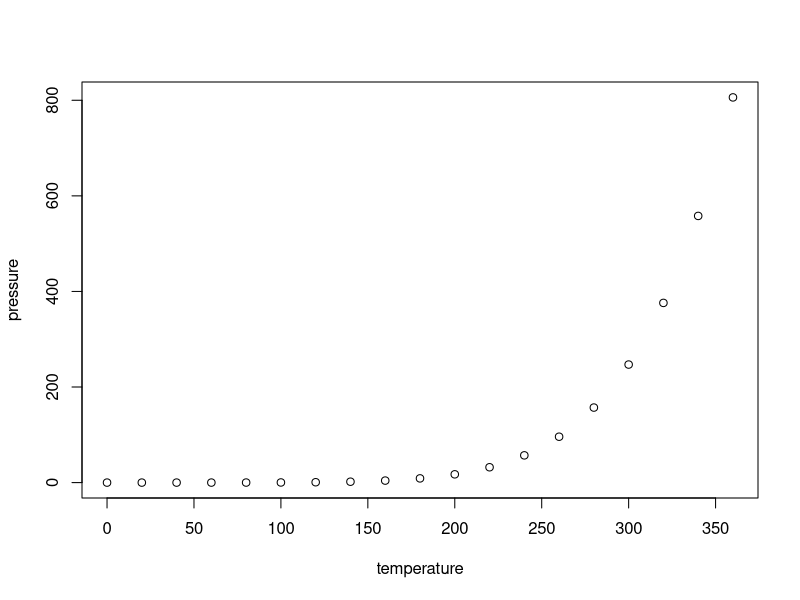
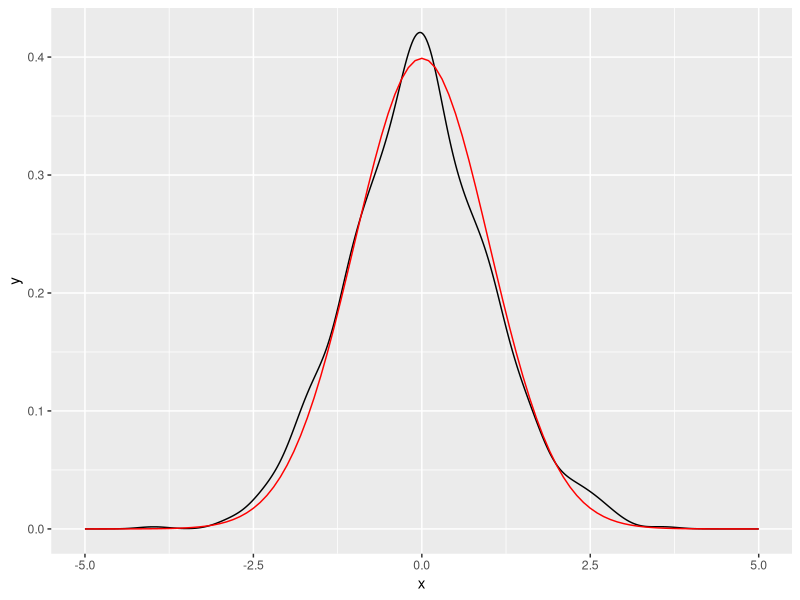

Write R code to recreate these figures, in order.
## ---- chunk 1
summary(cars)
## ---- chunk 2
plot(pressure)
## ---- chunk 3
library(ggplot2)
df <- data.frame(x = rnorm(1000))
x <- df$x
base <- ggplot(df, aes(x)) + geom_density()  + scale_x_continuous(limits = c(-5, 5))
base + stat_function(fun = dnorm, colour = "red")
